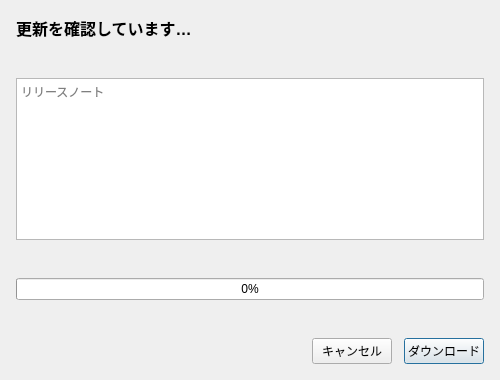
<?xml version="1.0" encoding="UTF-8"?>
<ui version="4.0">
 <class>UpdateDialog</class>
 <widget class="QDialog" name="UpdateDialog">
  <property name="geometry">
   <rect>
    <x>0</x>
    <y>0</y>
    <width>500</width>
    <height>380</height>
   </rect>
  </property>
  <property name="windowTitle">
   <string>AUTOlingua2 アップデート</string>
  </property>
  <layout class="QVBoxLayout" name="layoutRoot">
   <property name="spacing">
    <number>12</number>
   </property>
   <property name="leftMargin">
    <number>16</number>
   </property>
   <property name="topMargin">
    <number>16</number>
   </property>
   <property name="rightMargin">
    <number>16</number>
   </property>
   <property name="bottomMargin">
    <number>16</number>
   </property>
   <item>
    <widget class="QLabel" name="labelTitle">
     <property name="text">
      <string>更新を確認しています…</string>
     </property>
     <property name="styleSheet">
      <string notr="true">font-size: 16px; font-weight: 700;</string>
     </property>
    </widget>
   </item>
   <item>
    <widget class="QLabel" name="labelVersion">
     <property name="text">
      <string></string>
     </property>
     <property name="styleSheet">
      <string notr="true">color: #888888;</string>
     </property>
    </widget>
   </item>
   <item>
    <widget class="QTextBrowser" name="textReleaseNotes">
     <property name="placeholderText">
      <string>リリースノート</string>
     </property>
    </widget>
   </item>
   <item>
    <widget class="QLabel" name="labelProgress">
     <property name="text">
      <string></string>
     </property>
    </widget>
   </item>
   <item>
    <widget class="QProgressBar" name="progressBar">
     <property name="value">
      <number>0</number>
     </property>
     <property name="textVisible">
      <bool>true</bool>
     </property>
    </widget>
   </item>
   <item>
    <widget class="QLabel" name="labelStatus">
     <property name="text">
      <string></string>
     </property>
     <property name="wordWrap">
      <bool>true</bool>
     </property>
    </widget>
   </item>
   <item>
    <layout class="QHBoxLayout" name="layoutButtons">
     <item>
      <spacer name="spacerButtons">
       <property name="orientation">
        <enum>Qt::Horizontal</enum>
       </property>
       <property name="sizeHint">
        <size>
         <width>40</width>
         <height>20</height>
        </size>
       </property>
      </spacer>
     </item>
     <item>
      <widget class="QPushButton" name="buttonCancel">
       <property name="text">
        <string>キャンセル</string>
       </property>
      </widget>
     </item>
     <item>
      <widget class="QPushButton" name="buttonAction">
       <property name="text">
        <string>ダウンロード</string>
       </property>
       <property name="default">
        <bool>true</bool>
       </property>
      </widget>
     </item>
    </layout>
   </item>
  </layout>
 </widget>
 <resources/>
 <connections/>
</ui>
